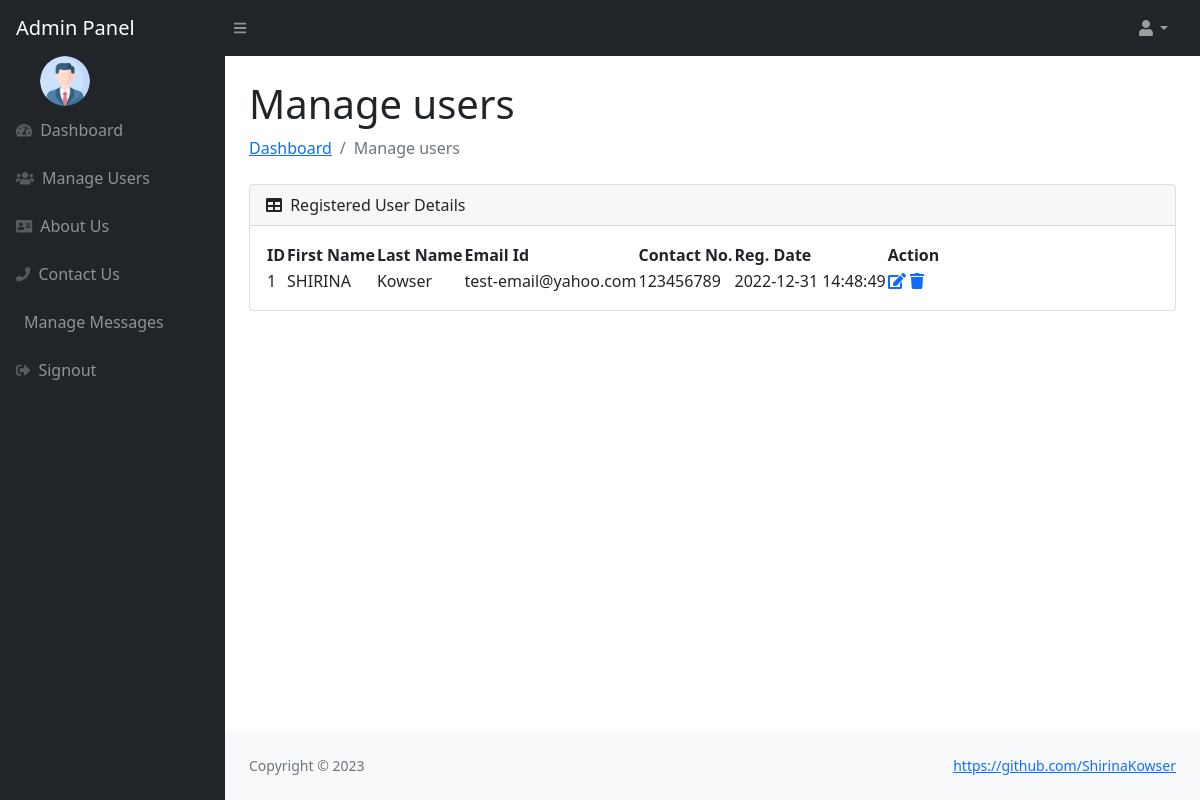
The page /admin/manage-users.php (signed in) on the database its author committed.
### tables this page shows
CREATE TABLE `users` (
  `id` int(11) NOT NULL,
  `title` varchar(255) NOT NULL,
  `PageDescription` varchar(255) NOT NULL,
  `fname` varchar(255) DEFAULT NULL,
  `lname` varchar(255) DEFAULT NULL,
  `email` varchar(255) DEFAULT NULL,
  `password` varchar(300) DEFAULT NULL,
  `contactno` varchar(11) DEFAULT NULL,
  `address` varchar(255) NOT NULL,
  `facebook` varchar(255) NOT NULL,
  `twitter` varchar(255) NOT NULL,
  `linkedin` varchar(255) NOT NULL,
  `instagram` varchar(255) NOT NULL,
  `github` varchar(255) NOT NULL,
  `youtube` varchar(255) NOT NULL,
  `birthday` date NOT NULL,
  `degree` varchar(255) NOT NULL,
  `certification` varchar(255) NOT NULL,
  `freelance` varchar(255) NOT NULL,
  `website` varchar(255) NOT NULL,
  `posting_date` timestamp NOT NULL DEFAULT current_timestamp(),
  `slogan` varchar(255) NOT NULL
);

### admin/manage-users.php (the view, shortened to what this page needs)
<?php session_start();
include_once('includes/dbconnection.php');
if (strlen($_SESSION['adminid']==0)) {
  header('location:logout.php');
  } else{
?>
<!DOCTYPE html>
<html lang="en">
    <head>
        <link href="https://cdn.jsdelivr.net/npm/simple-datatables@latest/dist/style.css" rel="stylesheet" />
        <link href="css/style.css" rel="stylesheet" />
    </head>
    <body class="sb-nav-fixed">
      <?php include_once('includes/navbar.php');?>
        <div id="layoutSidenav">
         <?php include_once('includes/sidebar.php');?>
            <div id="layoutSidenav_content">
                <main>
                    <div class="container-fluid px-4">
                        <h1 class="mt-4">Manage users</h1>
                        <ol class="breadcrumb mb-4">
                            <li class="breadcrumb-item"><a href="dashboard.php">Dashboard</a></li>
                            <li class="breadcrumb-item active">Manage users</li>
                        </ol>
                        <div class="card mb-4">
                            <div class="card-header">
                                <i class="fas fa-table me-1"></i>
                                Registered User Details
                            </div>
                            <div class="card-body">
                                <table id="datatablesSimple">
                                    <thead>
                                        <tr>
                                             <th>ID</th>
                                  <th>First Name</th>
                                  <th> Last Name</th>
                                  <th> Email Id</th>
                                  <th>Contact No.</th>
                                  <th>Reg. Date</th>
                                  <th>Action</th>
                                        </tr>
                                    </thead>
                                    <tbody>
                         <?php $ret=mysqli_query($conn,"select * from users");
                              $cnt=1;
                              while($row=mysqli_fetch_array($ret))
                              {?>
                              <tr>
                              <td><?php echo $cnt;?></td>
                                  <td><?php echo $row['fname'];?></td>
                                  <td><?php echo $row['lname'];?></td>
                                  <td><?php echo $row['email'];?></td>
                                  <td><?php echo $row['contactno'];?></td>  <td><?php echo $row['posting_date'];?></td>
                                  <td>
                                     <a href="user-profile.php?uid=<?php echo $row['id'];?>">
                                         <i class="fas fa-edit"></i></a>
                                     <a href="manage-users.php?id=<?php echo $row['id'];?>" onClick="return confirm('Do you really want to delete');"><i class="fa fa-trash" aria-hidden="true"></i></a>
                                  </td>
                              </tr>
                              <?php $cnt=$cnt+1; }?>
                                    </tbody>
                                </table>
                            </div>
                        </div>
                    </div>
                </main>
  <?php include('includes/footer.php');?>
            </div>
        </div>
    </body>
</html>
<?php } ?>

### rows shown on the page
users: fname "SHIRINA", lname "Kowser", email "test-email@yahoo.com", contactno "123456789", posting_date "2022-12-31 14:48:49"
